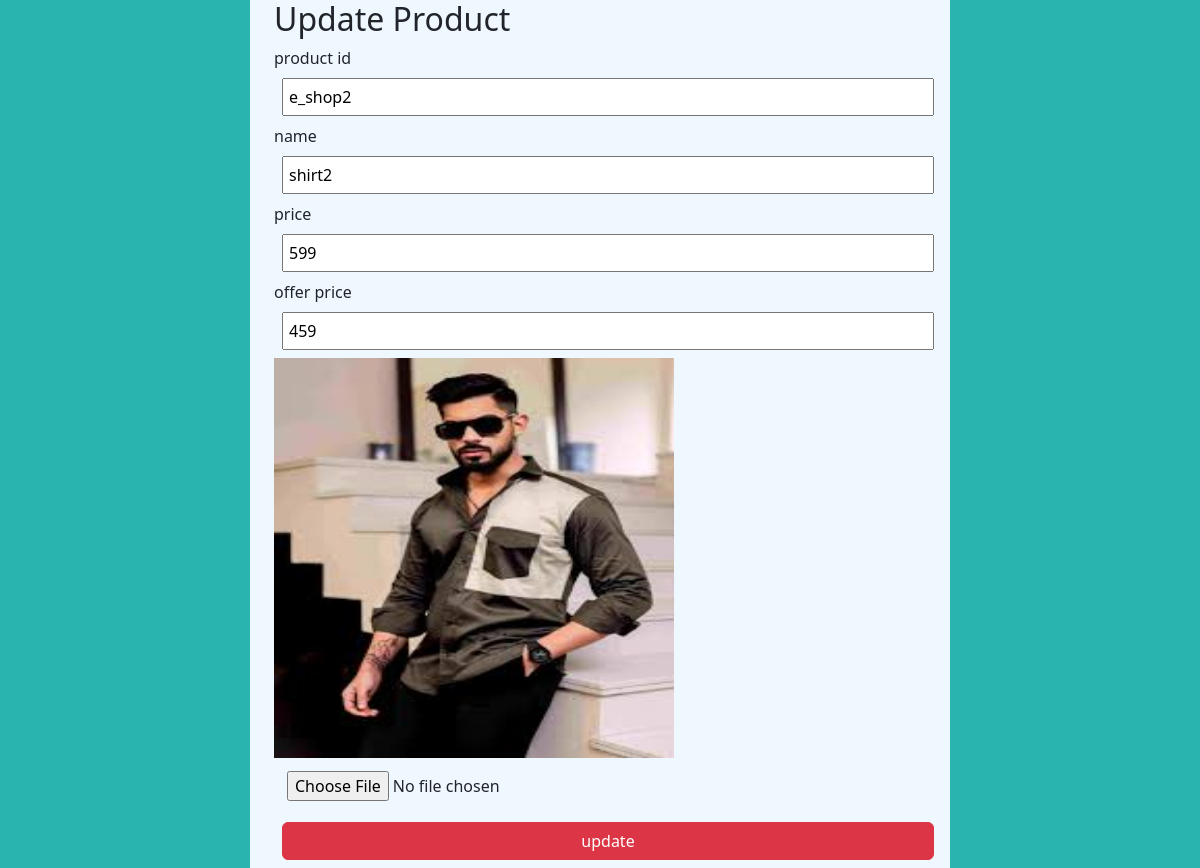
The page /edit_pro/2 on the database as committed earlier.
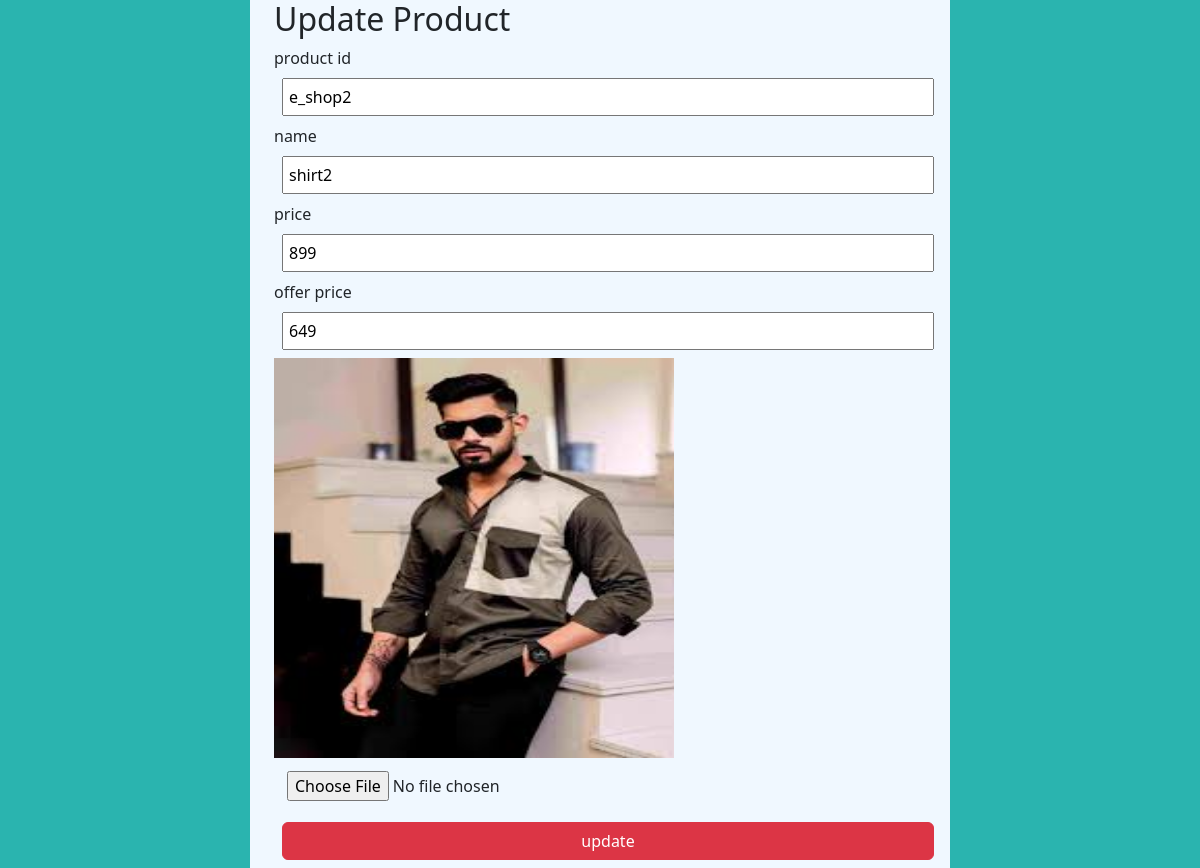
The same page on the database as committed later.
### app/models.py (models this page shows)
class products(models.Model):
    pro_id=models.TextField()
    name=models.TextField()
    price=models.IntegerField()
    offer_price=models.IntegerField()
    img=models.FileField()

### app/views.py (the view, shortened to what this page needs)
# urls.py: path('edit_pro/<id>',views.edit_pro),
def edit_pro(req,id):
    print(id)
    pro=products.objects.get(pk=id)
    return render(req,'shop/edit_pro.html',{'data':pro})

### templates/shop/edit_pro.html (shortened to what this page needs)
<!DOCTYPE html>
<html lang="en">
<head>
    {% load static %}
    <link href="https://cdn.jsdelivr.net/npm/bootstrap@5.3.3/dist/css/bootstrap.min.css" rel="stylesheet">
    <link rel="stylesheet" href="{% static '/css/edit.css' %}">
</head>
<body>
    <div class="form  container">
        <div class="container" >
            <h2>Update Product</h2>
        <form action="" method="post" enctype="multipart/form-data">
            <label for="">product id</label><br>
            <input type="text" name="pro_id" id="" placeholder="pro_id" value="{{data.pro_id}}"><br>
            <label for="">name</label><br>
            <input type="text" name="name" id="" placeholder="name" value="{{data.name}}"><br>
            <label for="">price</label><br>
            <input type="number" name="price" id="" placeholder="price" value="{{data.price}}"><br>
            <label for="">offer price</label><br>
            <input type="number" name="offer_price" id="" placeholder="offer_price" value="{{data.offer_price}}"><br>
            <img src="{{data.img.url}}" alt="" style="width: 400px; height: 400px;"><br>
            <input type="file" name="img" id="" value="{{data.img}}"><br>
            <input class="btn btn-danger" type="submit" value="update">
        </form>
        </div>
    </div>
</body>
</html>

Rows that differ between the two databases and show on the page:
changed products "e_shop2": price "599" → "899"; offer_price "459" → "649"
